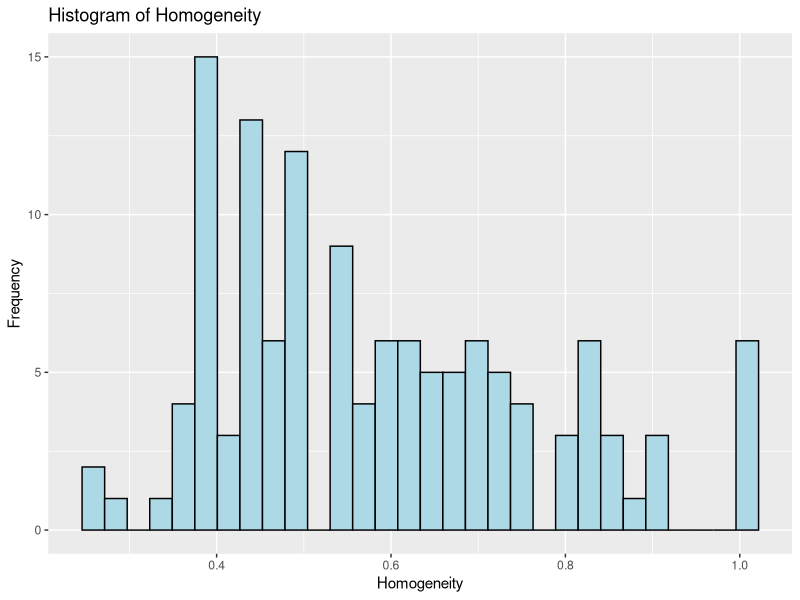
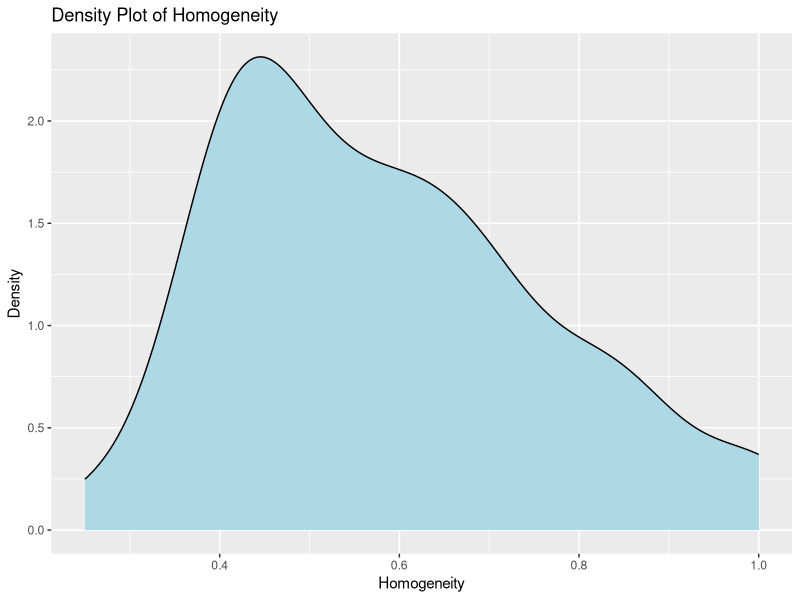

Write R code to recreate these figures, in order.
library(tidyverse)
companies <- readxl::read_xlsx("data.xlsx", n_max = 129)

# H0: Relatively homogeneous board members have no effect on agency costs
# H1: The highest proportion of board members affiliated to one tribe will be positively associated with Type 1 agency costs.

companies_df <- companies %>%
  select(1:9, 29:37) %>%
  mutate(prop_HF_board = HausaFulani/TotalBoardMembers,
         prop_I_board = Igbo/TotalBoardMembers,
         prop_Y_board = Yoruba/TotalBoardMembers,
         prop_M_board = Minority/TotalBoardMembers,
         prop_NN_board = NonNative/TotalBoardMembers,
         homogeneity = pmax(prop_HF_board, prop_I_board, prop_Y_board, prop_M_board, prop_NN_board))

# Create a histogram
histogram <- ggplot(companies_df, aes(x = homogeneity)) +
  geom_histogram(fill = "lightblue", color = "black", bins = 30) +
  labs(x = "Homogeneity", y = "Frequency", title = "Histogram of Homogeneity")

# Create a density plot
density_plot <- ggplot(companies_df, aes(x = homogeneity)) +
  geom_density(fill = "lightblue", color = "black") +
  labs(x = "Homogeneity", y = "Density", title = "Density Plot of Homogeneity")

# Display the plots
print(histogram)
print(density_plot)

model1 <- lm(homogeneity ~ AssetTurnover, data = companies_df)
